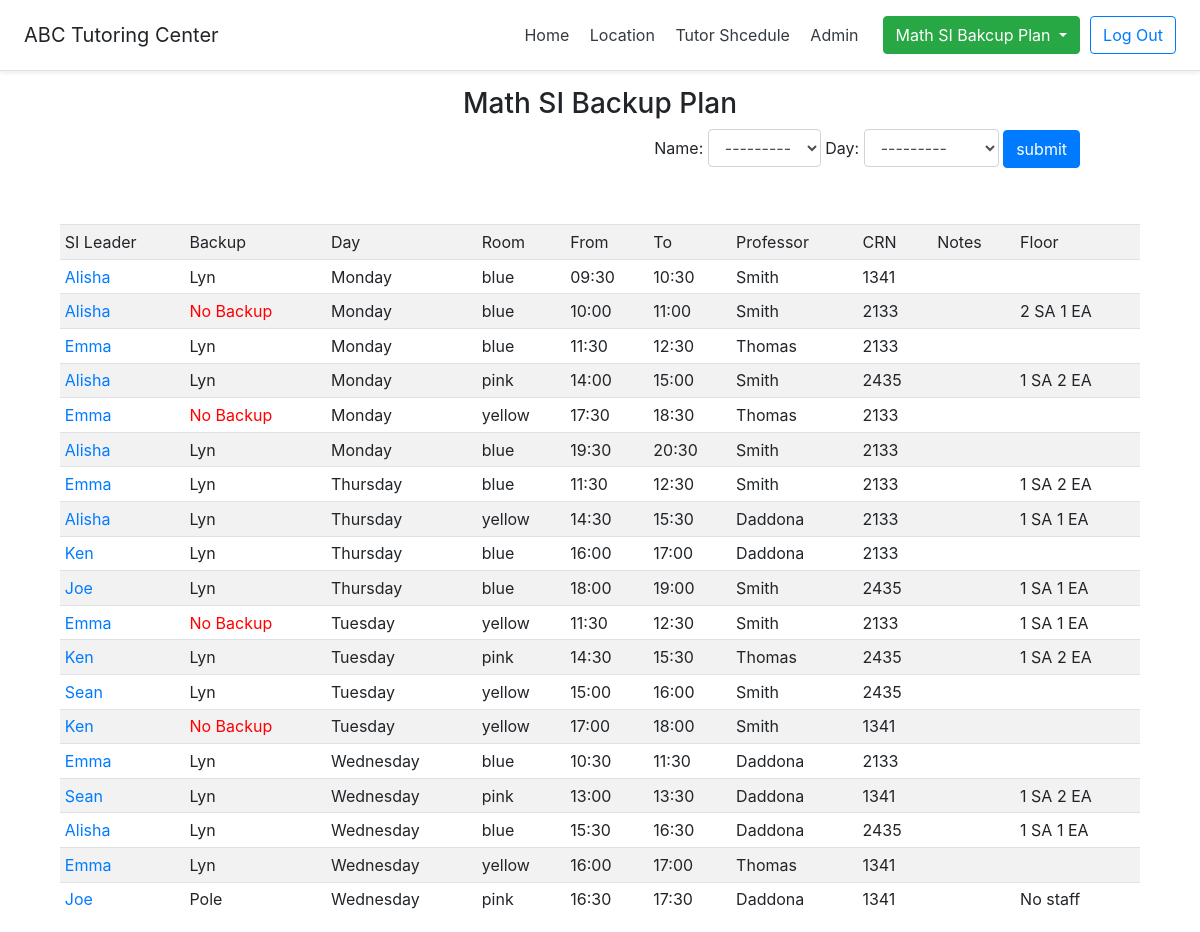
The app's page /showSiBackupPlan/alldays (signed in), older data.
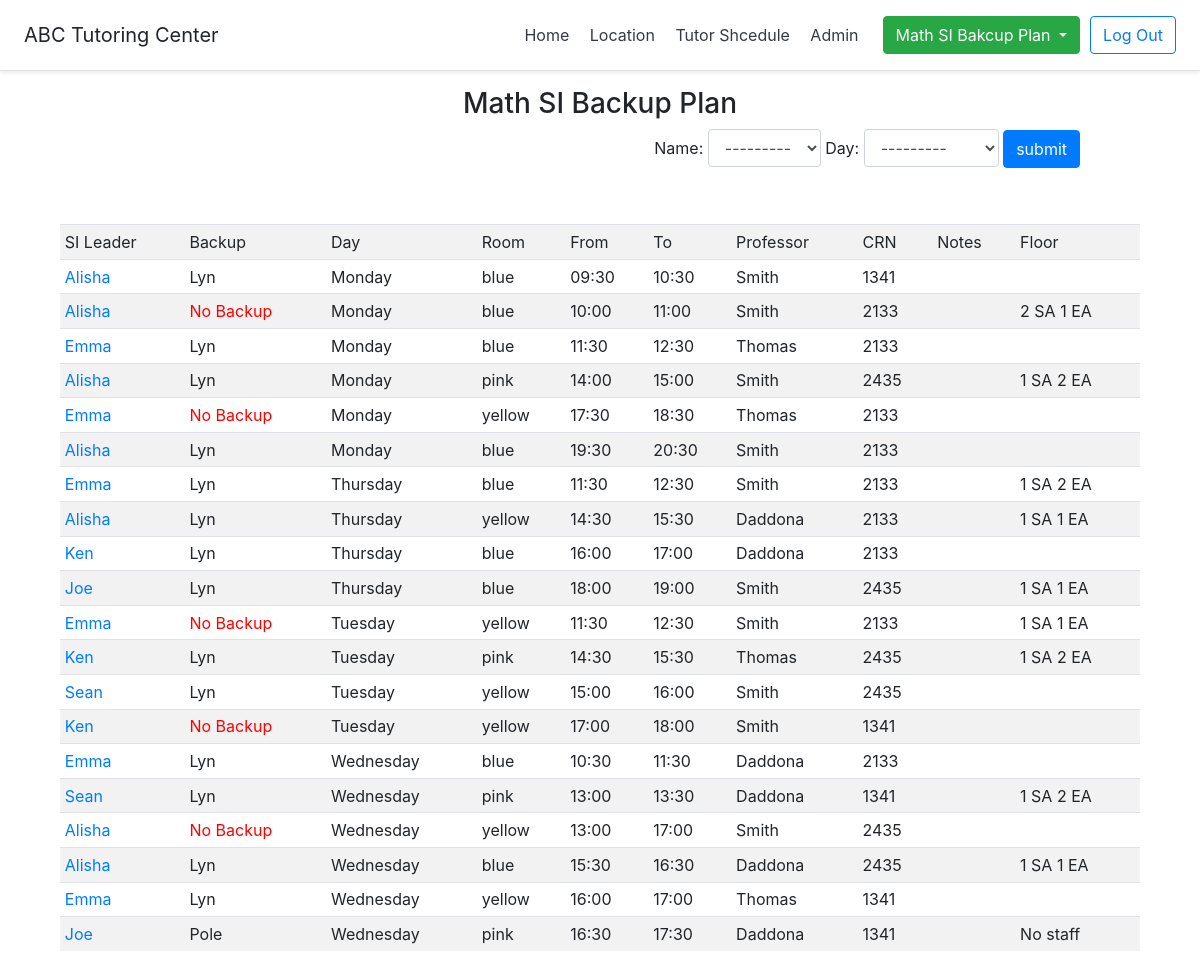
The same page, newer data.
### CS416Project/models.py (models this page shows, shortened)
class SI_Session(models.Model):
    day_choices = (
        ('', '--------'),
        ('Monday', 'Monday'),
        ('Tuesday', 'Tuesday'),
        ('Wednesday', 'Wednesday'),
        ('Thursday', 'Thursday'),
        ('Friday', 'Friday'),
        ('Sarturday', 'Satruday'),
        ('Sunday', 'Sunday'),
    )
    room_choices = (
        ('', '--------'),
        ('blue', 'blue'),
        ('yellow', 'yellow'),
        ('pink', 'pink'),
    )
    time_choices = (
        ('', '--------'),
        ('09:30', '9:30'),
        ('10:00', '10:00'),
        ('10:30', '10:30'),
        ('11:00', '11:00'),
        ('11:30', '11:30'),
        ('12:00', '12:00'),
        ('12:30', '12:30'),
        ('13:00', '1:00'),
        ('13:30', '1:30'),
        ('14:00', '2:00'),
        ('14:30', '2:30'),
        ('15:00', '3:00'),
        ('15:30', '3:30'),
        ('16:00', '4:00'),
        ('16:30', '4:30'),
        ('17:00', '5:00'),
        ('17:30', '5:30'),
        ('18:00', '6:00'),
        ('18:30', '6:30'),
        ('19:00', '7:00'),
        ('19:30', '7:30'),
        ('20:00', '8:00'),
        ('20:30', '8:30'),
    )
    crn_choices = (
        ('', '--------'),
        ('2133', '2134'),
        ('2435', '2435'),
        ('1341', '1341'),
    )
    faculty_choices = (
        ('', '--------'),
        ('Smith', 'Smith'),
        ('Thomas', 'Thomas'),
        ('Daddona', 'Daddona'),
    )
    day = models.CharField(max_length=50, choices=day_choices)
    tutor = models.ForeignKey(Tutor,on_delete=models.SET_NULL, null=True)
    backup = models.CharField(max_length=50, blank=True)
    sessionTime_from = models.CharField(max_length=50,default='', choices=time_choices)
    sessionTime_to = models.CharField(max_length=50,default='', choices=time_choices)
    room = models.CharField(max_length=50,default='',choices=room_choices)
    professor = models.CharField(max_length=50,default='', choices=faculty_choices)
    crn = models.CharField(max_length=50, default='', choices=crn_choices)
    notes = models.CharField(max_length=50,blank=True)
    floor = models.CharField(max_length=50, default='', blank=True)
    class Meta: #order by desc
                 ordering = ['day','sessionTime_from']

class Tutor(models.Model):
    objects = TutorManager()
    firstname = models.CharField(max_length=50,default='')
    lastname = models.CharField(max_length=50,default='')
    hours = models.IntegerField(default=0)
    typeofstaff = models.CharField(max_length=50, default='',choices=type_choices)
    subject1 = models.CharField(max_length=50, default='', null=True, choices=subject_choices)
    subject2 = models.CharField(max_length=50, default='', null=True, choices=subject_choices)
    usedhours = models.DecimalField(decimal_places=1, max_digits=3, default=0)
    class Meta: #order by desc
         ordering = ['firstname']
         unique_together = (('firstname', 'lastname'),)

### CS416Project/views.py (the view)
# urls.py: path('showSiBackupPlan/<day>', views.showSiBackupPlan, name="showSiBackupPlan"),
def showSiBackupPlan(request, day):
    ti = Tutor.objects.all()
    if day == 'alldays':
        backupPlans = SI_Session.objects.all().order_by('day','sessionTime_from')
    else:
        backupPlans = SI_Session.objects.filter(day=day)
    return render(request, 'showSiBackupPlan.html', {'backupPlans': backupPlans,'ti':ti})

### templates/showSiBackupPlan.html (shortened to what this page needs)
{% load staticfiles %}
<!DOCTYPE html>
<html lang="en">
<head>
    <link rel="stylesheet" href="https://maxcdn.bootstrapcdn.com/bootstrap/4.1.3/css/bootstrap.min.css">
</head>
<body>
{% include "header.html" %}
{% if user.is_authenticated %}
    <h3 >Math SI Backup Plan</h3>
    <div align=right style="padding-right: 10%">
        <form action="{% url 'showSiBackupbyTutor' %}" method="post">
            Name:  <select class="form-control" name="search">
            <option value="">---------</option>
        </select>
            Day: <select class="form-control" name="search2">
            <option value="">---------</option>
        </select>
            <input class="btn btn-primary" type="submit" value="submit">
        </form>
    </div>
    <br>
    <div class="table-responsive">
       <br>
        <table align="center" >
            <tr >
                <td>SI Leader</td>
                <td>Backup</td>
                <td>Day</td>
                <td>Room</td>
                <td>From</td>
                <td>To</td>
                <td>Professor</td>
                <td>CRN</td>
                <td>Notes</td>
                <td>Floor</td>
            </tr>
            {% for day in backupPlans %}
                <tr>
                    <td name="sileader"> <a   data-html="true" class="popup" href="#" data-toggle="popover" title="Tutor Info"
                                              data-content="{{day.tutor.firstname }} {{day.tutor.lastname}}: {{day.tutor.type}}
                     <br>Subject1: {{day.tutor.subject1}}
                     <br>Subject2: {{day.tutor.subject2}}" >{{day.tutor.firstname}}</a> </td>
                    <td name="backup"> {{day.backup}}  </td>
                        <td> {{day.day}}  </td>
                    <td> {{day.room}}  </td>
                    <td> {{day.sessionTime_from}} </td>
                    <td> {{day.sessionTime_to}} </td>
                    <td> {{day.professor}} </td>
                    <td> {{day.crn}} </td>
                    <td> {{day.notes}} </td>
                    <td> {{day.floor}} </td>
                </tr>
            {% endfor %}
         </table>
  </div>
{% else %}
    <h2 class="tr" style="text-align: center">You are now logged out</h2>
    <br>
    <div class="container" style="text-align: center">
        <a class="btn btn-primary" href="{% url 'login' %}" role="button">Login</a>
    </div>
{% endif %}
</body>
</html>

Row changes from the older to the newer data that the page shows:
added SI_Session: tutor.firstname "Alisha", day "Wednesday", room "yellow", sessionTime_from "13:00", sessionTime_to "17:00", professor "Smith", crn "2435"
